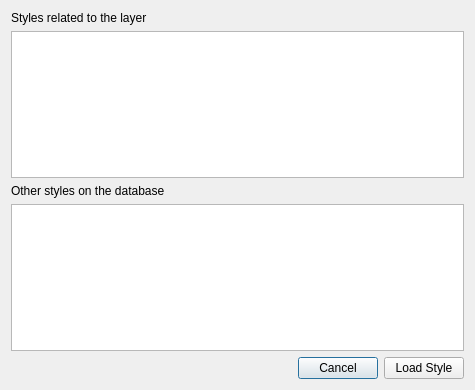
<?xml version="1.0" encoding="UTF-8"?>
<ui version="4.0">
 <class>LoadStyleFromDBDialogLayout</class>
 <widget class="QDialog" name="LoadStyleFromDBDialogLayout">
  <property name="geometry">
   <rect>
    <x>0</x>
    <y>0</y>
    <width>475</width>
    <height>390</height>
   </rect>
  </property>
  <property name="sizePolicy">
   <sizepolicy hsizetype="Preferred" vsizetype="Preferred">
    <horstretch>0</horstretch>
    <verstretch>0</verstretch>
   </sizepolicy>
  </property>
  <property name="windowTitle">
   <string>Load Style</string>
  </property>
  <property name="modal">
   <bool>true</bool>
  </property>
  <layout class="QGridLayout" name="gridLayout">
   <item row="0" column="0">
    <layout class="QVBoxLayout" name="verticalLayout">
     <item>
      <widget class="QLabel" name="label">
       <property name="text">
        <string>Styles related to the layer</string>
       </property>
      </widget>
     </item>
     <item>
      <widget class="QTableWidget" name="mRelatedTable">
       <property name="sortingEnabled">
        <bool>true</bool>
       </property>
      </widget>
     </item>
     <item>
      <widget class="QLabel" name="label_2">
       <property name="text">
        <string>Other styles on the database</string>
       </property>
      </widget>
     </item>
     <item>
      <widget class="QTableWidget" name="mOthersTable">
       <property name="sortingEnabled">
        <bool>true</bool>
       </property>
      </widget>
     </item>
     <item>
      <layout class="QHBoxLayout" name="horizontalLayout">
       <item>
        <spacer name="horizontalSpacer">
         <property name="orientation">
          <enum>Qt::Horizontal</enum>
         </property>
         <property name="sizeHint" stdset="0">
          <size>
           <width>40</width>
           <height>20</height>
          </size>
         </property>
        </spacer>
       </item>
       <item>
        <widget class="QPushButton" name="mCancelButton">
         <property name="sizePolicy">
          <sizepolicy hsizetype="Maximum" vsizetype="Fixed">
           <horstretch>0</horstretch>
           <verstretch>0</verstretch>
          </sizepolicy>
         </property>
         <property name="text">
          <string>Cancel</string>
         </property>
        </widget>
       </item>
       <item>
        <widget class="QPushButton" name="mLoadButton">
         <property name="sizePolicy">
          <sizepolicy hsizetype="Maximum" vsizetype="Fixed">
           <horstretch>0</horstretch>
           <verstretch>0</verstretch>
          </sizepolicy>
         </property>
         <property name="text">
          <string>Load Style</string>
         </property>
        </widget>
       </item>
      </layout>
     </item>
    </layout>
   </item>
  </layout>
 </widget>
 <layoutdefault spacing="6" margin="11"/>
 <resources/>
 <connections/>
</ui>
